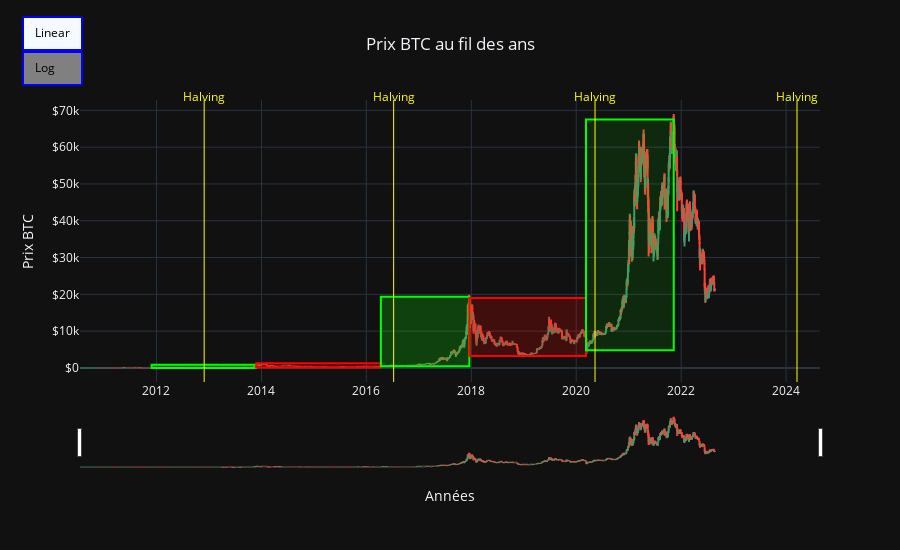

This figure's notebook cell:
### Code cell
import plotly.graph_objects as go
from datetime import datetime

fig = go.Figure(data=go.Ohlc(x=data['Date'],
                open=data['Open'],
                high=data['High'],
                low=data['Low'],
                close=data['Close']))

x0_0, x1_0 = '2011-11-28', '2013-11-25'     #Bull
x0_1, x1_1 = '2013-11-25', '2016-04-11'     #Bear
x0_2, x1_2 = '2016-04-11', '2017-12-18'     #Bull
x0_3, x1_3 = '2017-12-18', '2020-03-09'     #Bear
x0_4, x1_4 = '2020-03-09', '2021-11-10'     #Bull

filtered_data = data.loc[(data['Date'] >= x0_0) & (data['Date'] <= x1_0)]
y0_0 = filtered_data['Close'].min()
y1_0 = filtered_data['Close'].max()
filtered_data = data.loc[(data['Date'] >= x0_1) & (data['Date'] <= x1_1)]
y0_1 = filtered_data['Close'].min()
y1_1 = filtered_data['Close'].max()
filtered_data = data.loc[(data['Date'] >= x0_2) & (data['Date'] <= x1_2)]
y0_2 = filtered_data['Close'].min()
y1_2 = filtered_data['Close'].max()
filtered_data = data.loc[(data['Date'] >= x0_3) & (data['Date'] <= x1_3)]
y0_3 = filtered_data['Close'].min()
y1_3 = filtered_data['Close'].max()
filtered_data = data.loc[(data['Date'] >= x0_4) & (data['Date'] <= x1_4)]
y0_4 = filtered_data['Close'].min()
y1_4 = filtered_data['Close'].max()

periods = [(x0_0, x1_0), (x0_1, x1_1), (x0_2, x1_2), (x0_3, x1_3), (x0_4, x1_4)]
for x0, x1 in periods:
    x0 = datetime.strptime(x0, '%Y-%m-%d')
    x1 = datetime.strptime(x1, '%Y-%m-%d')
    delta = x1 - x0
    days= delta.days
    print(f" {days} jours entre {x0} et {x1}")
    

fig.update_layout(template='plotly_dark',
    height = 550,
    title='Prix BTC au fil des ans',
    xaxis_title="Années",
    yaxis_title='Prix BTC',title_x=0.5,
    shapes = [dict(type='rect', x0=x0_0, y0=y0_0, x1=x1_0, y1=y1_0, fillcolor='rgba(0, 255, 0, 0.2)', line=dict(color='rgba(0, 255, 0, 1)')),
            dict(type='rect', x0=x0_1, y0=y0_1, x1=x1_1, y1=y1_1, fillcolor='rgba(255, 0, 0, 0.2)', line=dict(color='rgba(255, 0, 0, 1)')),
            dict(type='rect', x0=x0_2, y0=y0_2, x1=x1_2, y1=y1_2, fillcolor='rgba(0, 255, 0, 0.2)', line=dict(color='rgba(0, 255, 0, 1)')),
            dict(type='rect', x0=x0_3, y0=y0_3, x1=x1_3, y1=y1_3, fillcolor='rgba(255, 0, 0, 0.2)', line=dict(color='rgba(255, 0, 0, 1)')),
            dict(type='rect', x0=x0_4, y0=y0_4, x1=x1_4, y1=y1_4, fillcolor='rgba(0, 255, 0, 0.1)', line=dict(color='rgba(0, 255, 0, 1)')),
            # Halving
            dict(x0='2012-11-28', x1='2012-11-28', y0=0, y1=1, xref='x', yref='paper',line_width=1, line_dash='dot', line_color='yellow'),
            dict(x0='2016-07-09', x1='2016-07-09', y0=0, y1=1, xref='x', yref='paper',line_width=1, line_dash='dot', line_color='yellow'),
            dict(x0='2020-05-11', x1='2020-05-11', y0=0, y1=1, xref='x', yref='paper',line_width=1, line_dash='dot', line_color='yellow'),
            dict(x0='2024-03-17', x1='2024-03-17', y0=0, y1=1, xref='x', yref='paper',line_width=1, line_dash='dot', line_color='yellow')],
    annotations=[# Halving
        dict(x='2012-11-28', y=1.05, xref='x', yref='paper',showarrow=False, xanchor='center', text='Halving', font = dict(color = 'yellow')),
        dict(x='2016-07-09', y=1.05, xref='x', yref='paper',showarrow=False, xanchor='center', text='Halving', font = dict(color = 'yellow')),
        dict(x='2020-05-11', y=1.05, xref='x', yref='paper',showarrow=False, xanchor='center', text='Halving', font = dict(color = 'yellow')),
        dict(x='2024-03-17', y=1.05, xref='x', yref='paper',showarrow=False, xanchor='center', text='Halving', font = dict(color = 'yellow'))],
    updatemenus=[
        dict(type='buttons',
             buttons=[dict(label='Linear', method='relayout',args=[{'yaxis.type': 'linear'}]),
                      dict(label='Log', method='relayout', args=[{'yaxis.type': 'log'}])],
                      x=0, y=1.3, bgcolor = 'gray', bordercolor = 'blue', borderwidth = 2, font = dict(color = 'black')
            )]
)

fig.update_yaxes(
    tickprefix="$", showgrid=True
)

fig.update_xaxes(
     showgrid=True
)

fig.show()

### Figure 1 — Plotly figure (JSON) as saved in the notebook; plotly's stock layout.template omitted (floating-point values rounded to 4 significant figures; data arrays with more than 128 entries replaced by an {"elided": "..."} marker saying what was removed)
{"data": [{"close": {"elided": "4420 float values"}, "high": {"elided": "4420 float values"}, "low": {"elided": "4420 float values"}, "open": {"elided": "4420 float values"}, "type": "ohlc", "x": {"elided": "4420 str values"}}], "layout": {"annotations": [{"font": {"color": "yellow"}, "showarrow": false, "text": "Halving", "x": "2012-11-28", "xanchor": "center", "xref": "x", "y": 1.05, "yref": "paper"}, {"font": {"color": "yellow"}, "showarrow": false, "text": "Halving", "x": "2016-07-09", "xanchor": "center", "xref": "x", "y": 1.05, "yref": "paper"}, {"font": {"color": "yellow"}, "showarrow": false, "text": "Halving", "x": "2020-05-11", "xanchor": "center", "xref": "x", "y": 1.05, "yref": "paper"}, {"font": {"color": "yellow"}, "showarrow": false, "text": "Halving", "x": "2024-03-17", "xanchor": "center", "xref": "x", "y": 1.05, "yref": "paper"}], "height": 550, "shapes": [{"fillcolor": "rgba(0, 255, 0, 0.2)", "line": {"color": "rgba(0, 255, 0, 1)"}, "type": "rect", "x0": "2011-11-28", "x1": "2013-11-25", "y0": 2.5, "y1": 832.5}, {"fillcolor": "rgba(255, 0, 0, 0.2)", "line": {"color": "rgba(255, 0, 0, 1)"}, "type": "rect", "x0": "2013-11-25", "x1": "2016-04-11", "y0": 111.6, "y1": 1238.0}, {"fillcolor": "rgba(0, 255, 0, 0.2)", "line": {"color": "rgba(0, 255, 0, 1)"}, "type": "rect", "x0": "2016-04-11", "x1": "2017-12-18", "y0": 421.4, "y1": 19350.0}, {"fillcolor": "rgba(255, 0, 0, 0.2)", "line": {"color": "rgba(255, 0, 0, 1)"}, "type": "rect", "x0": "2017-12-18", "x1": "2020-03-09", "y0": 3229.0, "y1": 18970.0}, {"fillcolor": "rgba(0, 255, 0, 0.1)", "line": {"color": "rgba(0, 255, 0, 1)"}, "type": "rect", "x0": "2020-03-09", "x1": "2021-11-10", "y0": 4826, "y1": 67530.0}, {"line": {"color": "yellow", "dash": "dot", "width": 1}, "x0": "2012-11-28", "x1": "2012-11-28", "xref": "x", "y0": 0, "y1": 1, "yref": "paper"}, {"line": {"color": "yellow", "dash": "dot", "width": 1}, "x0": "2016-07-09", "x1": "2016-07-09", "xref": "x", "y0": 0, "y1": 1, "yref": "paper"}, {"line": {"color": "yellow", "dash": "dot", "width": 1}, "x0": "2020-05-11", "x1": "2020-05-11", "xref": "x", "y0": 0, "y1": 1, "yref": "paper"}, {"line": {"color": "yellow", "dash": "dot", "width": 1}, "x0": "2024-03-17", "x1": "2024-03-17", "xref": "x", "y0": 0, "y1": 1, "yref": "paper"}], "title": {"text": "Prix BTC au fil des ans", "x": 0.5}, "updatemenus": [{"bgcolor": "gray", "bordercolor": "blue", "borderwidth": 2, "buttons": [{"args": [{"yaxis.type": "linear"}], "label": "Linear", "method": "relayout"}, {"args": [{"yaxis.type": "log"}], "label": "Log", "method": "relayout"}], "font": {"color": "black"}, "type": "buttons", "x": 0, "y": 1.3}], "xaxis": {"showgrid": true, "title": {"text": "Années"}}, "yaxis": {"showgrid": true, "tickprefix": "$", "title": {"text": "Prix BTC"}}}}
